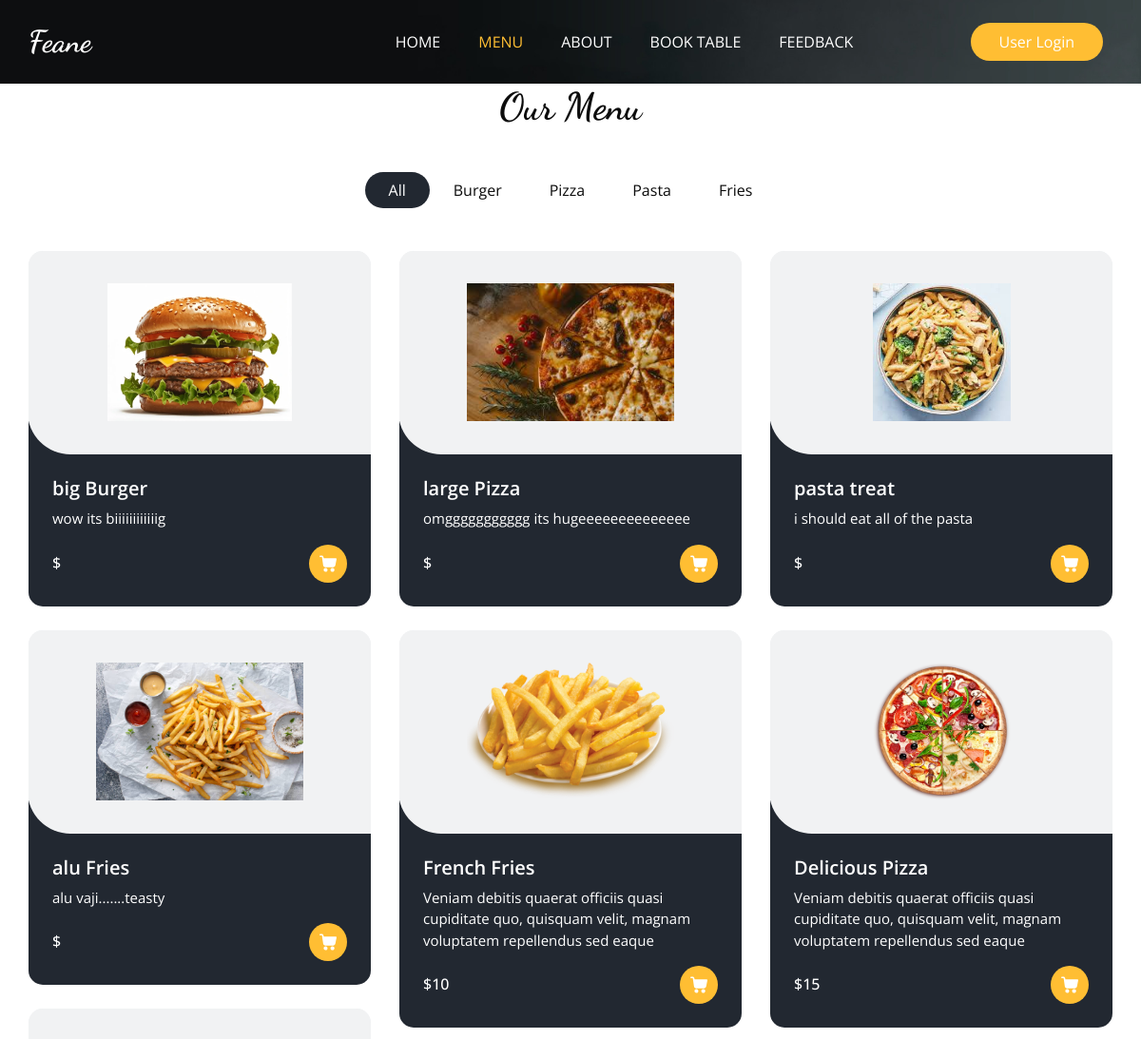
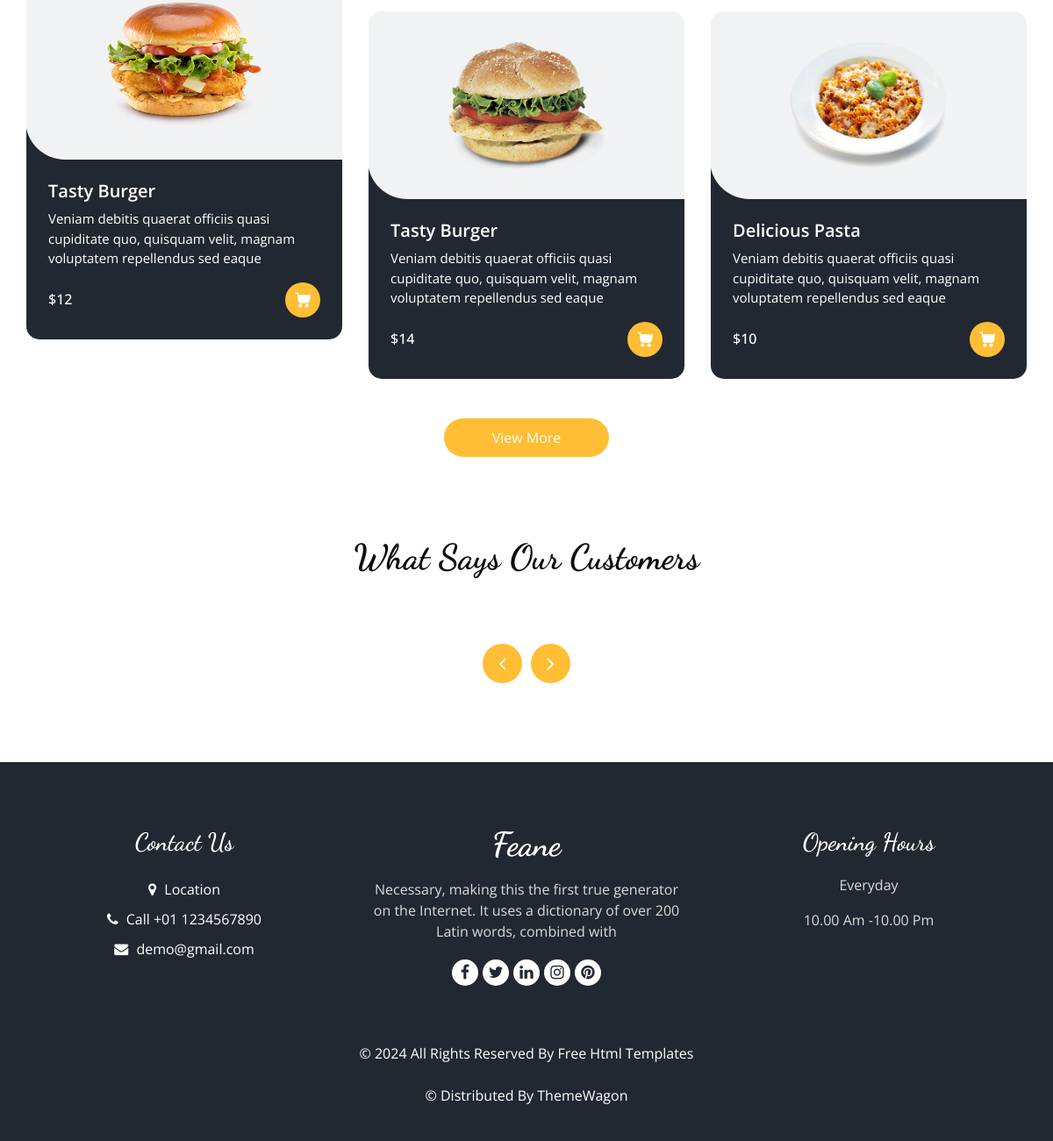
/manu/, run on the app's committed database (2 pictures, top to bottom).
### Base_App/models.py (models this page shows, shortened)
class ItemList(models.Model):
    Category_name = models.CharField(max_length=200)
    def __str__(self):
        return self.Category_name

class Items(models.Model):
    Item_name = models.CharField(max_length=200)
    Description = models.TextField(blank=False)
    price = models.IntegerField(null=True)
    Caregory = models.ForeignKey(ItemList, related_name='items_categories', on_delete=models.CASCADE)
    Image = models.ImageField(upload_to='Items/')

### Base_App/views.py (the view)
# urls.py: path('manu/', ManuView, name="Manu"),
def ManuView(request):
    items = Items.objects.all()
    list = ItemList.objects.all()
    return render(request, 'menu.html', {'items': items, 'list': list})

### Template/menu.html (shortened to what this page needs)
{% extends "base.html" %}
{% block class %}class="sub_page"{% endblock class %}
{% block Menu_status %}active{% endblock Menu_status %}
{% block manu %}
  <section class="food_section layout_padding-bottom">
    <div class="container">
      <div class="heading_container heading_center">
        <h2>
          Our Menu
        </h2>
      </div>
      <ul class="filters_menu">
        <li class="active" data-filter="*">All</li>
        {% for i in list %}
        <li data-filter=".{{i.Category_name}}">{{i.Category_name}}</li>
        {% endfor %}
      </ul>
      <div class="filters-content">
        <div class="row grid">
          {% for j in items %}
          <div class="col-sm-6 col-lg-4 all {{j.Caregory}}">
            <div class="box">
              <div>
                <div class="img-box">
                  <img src="/media/{{j.Image}}" alt="">
                </div>
                <div class="detail-box">
                  <h5>
                    {{j.Item_name}}
                  </h5>
                  <p>
                    {{j.Description}}
                  </p>
                  <div class="options">
                    <h6>
                      ${{j.Price}}
                    </h6>
                    <a href="">
                    </a>
                  </div>
                </div>
              </div>
            </div>
          </div>
          {% endfor %}
          <div class="col-sm-6 col-lg-4 all fries">
            <div class="box">
              <div>
                <div class="img-box">
                  <img src="images/f5.png" alt="">
                </div>
                <div class="detail-box">
                  <h5>
                    French Fries
                  </h5>
                  <p>
                    Veniam debitis quaerat officiis quasi cupiditate quo, quisquam velit, magnam voluptatem repellendus sed eaque
                  </p>
                  <div class="options">
                    <h6>
                      $10
                    </h6>
                    <a href="">
                    </a>
                  </div>
                </div>
              </div>
            </div>
          </div>
          <div class="col-sm-6 col-lg-4 all pizza">
            <div class="box">
              <div>
                <div class="img-box">
                  <img src="images/f6.png" alt="">
                </div>
                <div class="detail-box">
                  <h5>
                    Delicious Pizza
                  </h5>
                  <p>
                    Veniam debitis quaerat officiis quasi cupiditate quo, quisquam velit, magnam voluptatem repellendus sed eaque
                  </p>
                  <div class="options">
                    <h6>
                      $15
                    </h6>
                    <a href="">
                    </a>
                  </div>
                </div>
              </div>
            </div>
          </div>
          <div class="col-sm-6 col-lg-4 all burger">
            <div class="box">
              <div>
                <div class="img-box">
                  <img src="images/f7.png" alt="">
                </div>
                <div class="detail-box">
                  <h5>
                    Tasty Burger
                  </h5>
                  <p>
                    Veniam debitis quaerat officiis quasi cupiditate quo, quisquam velit, magnam voluptatem repellendus sed eaque
                  </p>
                  <div class="options">
                    <h6>
                      $12
                    </h6>
                    <a href="">
                    </a>
                  </div>
                </div>
              </div>
            </div>
          </div>
          <div class="col-sm-6 col-lg-4 all burger">
            <div class="box">
              <div>
                <div class="img-box">
                  <img src="images/f8.png" alt="">
                </div>
                <div class="detail-box">
                  <h5>
                    Tasty Burger
                  </h5>
                  <p>
                    Veniam debitis quaerat officiis quasi cupiditate quo, quisquam velit, magnam voluptatem repellendus sed eaque
                  </p>
                  <div class="options">
                    <h6>
                      $14
                    </h6>
                    <a href="">
                    </a>
                  </div>
                </div>
              </div>
            </div>
          </div>
          <div class="col-sm-6 col-lg-4 all pasta">
            <div class="box">
              <div>
                <div class="img-box">
                  <img src="images/f9.png" alt="">
                </div>
                <div class="detail-box">
                  <h5>
                    Delicious Pasta
                  </h5>
                  <p>
                    Veniam debitis quaerat officiis quasi cupiditate quo, quisquam velit, magnam voluptatem repellendus sed eaque
                  </p>
                  <div class="options">
                    <h6>
                      $10
                    </h6>
                    <a href="">
                    </a>
                  </div>
                </div>
              </div>
            </div>
          </div>
        </div>
      </div>
      <div class="btn-box">
        <a href="">
          View More
        </a>
      </div>
    </div>
  </section>
{% endblock manu %}

### Template/base.html (shortened to what this page needs)
<!DOCTYPE html>
<html>
{% load static %}
<head>
  <link rel="stylesheet" type="text/css" href="{% static 'css/bootstrap.css' %}" />
  <link rel="stylesheet" type="text/css" href="https://cdnjs.cloudflare.com/ajax/libs/OwlCarousel2/2.3.4/assets/owl.carousel.min.css" />
  <link rel="stylesheet" href="https://cdnjs.cloudflare.com/ajax/libs/jquery-nice-select/1.1.0/css/nice-select.min.css" />
  <link href="{% static 'css/font-awesome.min.css' %}" rel="stylesheet" />
  <link href="{% static 'css/style.css' %}" rel="stylesheet" />
  <link href="{% static 'css/responsive.css' %}" rel="stylesheet" />
</head>
<body {% block class %}{% endblock class %}>
  <div class="hero_area">
    <div class="bg-box">
      <img src="{% static 'images/hero-bg.jpg' %}" alt="">
    </div>
    <header class="header_section">
      <div class="container">
        <nav class="navbar navbar-expand-lg custom_nav-container ">
          <a class="navbar-brand" href="{% url "Home" %}">
            <span>
              Feane
            </span>
          </a>
          <div class="collapse navbar-collapse" id="navbarSupportedContent">
            <ul class="navbar-nav  mx-auto ">
              <li class="nav-item {% block Home_status %}{% endblock Home_status %}">
                <a class="nav-link" href="{% url "Home" %}">Home <span class="sr-only">(current)</span></a>
              </li>
              <li class="nav-item {% block Menu_status %}{% endblock Menu_status %}">
                <a class="nav-link" href="{% url "Manu" %}">Menu</a>
              </li>
              <li class="nav-item {% block About_status %}{% endblock About_status %}">
                <a class="nav-link" href="{% url "About" %}">About</a>
              </li>
              <li class="nav-item {% block table_status %}{% endblock table_status %}">
                <a class="nav-link" href="{% url "Book_Table" %}">Book Table</a>
              </li>
              <li class="nav-item {% block feedback_status %}{% endblock feedback_status %}">
                <a class="nav-link" href="{% url "Feedback" %}">Feedback</a>
              </li>
            </ul>
            <div class="user_option">
               <a href="/admin" class="order_online">
                User Login
              </a>
            </div>
          </div>
        </nav>
      </div>
    </header>
  </div>
{% block manu %}{% endblock manu %}
  <section class="client_section layout_padding-bottom">
    <div class="container">
      <div class="heading_container heading_center psudo_white_primary mb_45">
        <h2>
          What Says Our Customers
        </h2>
      </div>
      <div class="carousel-wrap row ">
        <div class="owl-carousel client_owl-carousel">
        </div>
      </div>
    </div>
  </section>
  <footer class="footer_section">
    <div class="container">
      <div class="row">
        <div class="col-md-4 footer-col">
          <div class="footer_contact">
            <h4>
              Contact Us
            </h4>
            <div class="contact_link_box">
              <a href="">
                <i class="fa fa-map-marker" aria-hidden="true"></i>
                <span>
                  Location
                </span>
              </a>
              <a href="">
                <i class="fa fa-phone" aria-hidden="true"></i>
                <span>
                  Call +01 1234567890
                </span>
              </a>
              <a href="">
                <i class="fa fa-envelope" aria-hidden="true"></i>
                <span>
                  demo@gmail.com
                </span>
              </a>
            </div>
          </div>
        </div>
        <div class="col-md-4 footer-col">
          <div class="footer_detail">
            <a href="" class="footer-logo">
              Feane
            </a>
            <p>
              Necessary, making this the first true generator on the Internet. It uses a dictionary of over 200 Latin words, combined with
            </p>
            <div class="footer_social">
              <a href="">
                <i class="fa fa-facebook" aria-hidden="true"></i>
              </a>
              <a href="">
                <i class="fa fa-twitter" aria-hidden="true"></i>
              </a>
              <a href="">
                <i class="fa fa-linkedin" aria-hidden="true"></i>
              </a>
              <a href="">
                <i class="fa fa-instagram" aria-hidden="true"></i>
              </a>
              <a href="">
                <i class="fa fa-pinterest" aria-hidden="true"></i>
              </a>
            </div>
          </div>
        </div>
        <div class="col-md-4 footer-col">
          <h4>
            Opening Hours
          </h4>
          <p>
            Everyday
          </p>
          <p>
            10.00 Am -10.00 Pm
          </p>
        </div>
      </div>
      <div class="footer-info">
        <p>
          &copy; <span id="displayYear"></span> All Rights Reserved By
          <a href="https://html.design/">Free Html Templates</a><br><br>
          &copy;  Distributed By
          <a href="https://themewagon.com/" target="_blank">ThemeWagon</a>
        </p>
      </div>
    </div>
  </footer>
</body>
</html>

### Static/css/responsive.css (style rules this page uses)
@media (min-width: 1200px) { .container { max-width: 1170px; } }

### data on the page
ItemList: Category_name "Burger"
ItemList: Category_name "Pizza"
ItemList: Category_name "Pasta"
ItemList: Category_name "Fries"
Items: Image (picture), Item_name "big Burger", Description "wow its biiiiiiiiiiiig"
Items: Image (picture), Item_name "large Pizza", Description "omggggggggggg its hugeeeeeeeeeeeeee"
Items: Image (picture), Item_name "pasta treat", Description "i should eat all of the pasta"
Items: Image (picture), Item_name "alu Fries", Description "alu vaji.......teasty"
